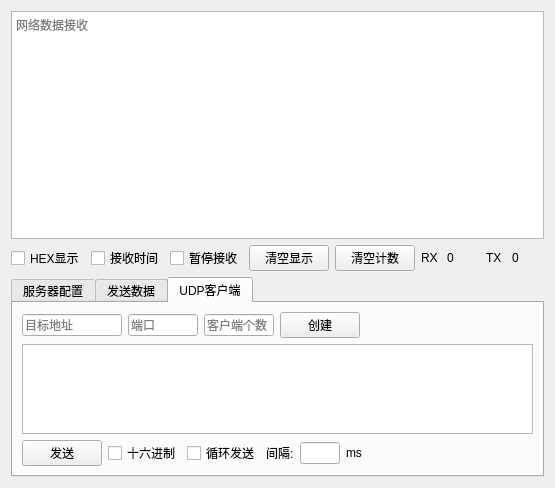
<?xml version="1.0" encoding="UTF-8"?>
<ui version="4.0">
 <class>Form</class>
 <widget class="QWidget" name="Form">
  <property name="geometry">
   <rect>
    <x>0</x>
    <y>0</y>
    <width>555</width>
    <height>488</height>
   </rect>
  </property>
  <property name="windowTitle">
   <string>UDP/IP_Server</string>
  </property>
  <property name="styleSheet">
   <string notr="true"/>
  </property>
  <layout class="QGridLayout" name="gridLayout">
   <item row="0" column="0">
    <widget class="QTextEdit" name="textEdit">
     <property name="placeholderText">
      <string>网络数据接收</string>
     </property>
    </widget>
   </item>
   <item row="2" column="0">
    <widget class="QTabWidget" name="tabWidget">
     <property name="maximumSize">
      <size>
       <width>16777215</width>
       <height>200</height>
      </size>
     </property>
     <property name="currentIndex">
      <number>2</number>
     </property>
     <widget class="QWidget" name="tab">
      <attribute name="title">
       <string>服务器配置</string>
      </attribute>
      <layout class="QGridLayout" name="gridLayout_2">
       <item row="1" column="0">
        <layout class="QHBoxLayout" name="horizontalLayout_5">
         <item>
          <widget class="QCheckBox" name="checkBox_Recv_To_File">
           <property name="text">
            <string>接收转向文件</string>
           </property>
          </widget>
         </item>
         <item>
          <widget class="QLineEdit" name="lineEdit_Recv_File_Path"/>
         </item>
         <item>
          <spacer name="horizontalSpacer_2">
           <property name="orientation">
            <enum>Qt::Horizontal</enum>
           </property>
           <property name="sizeHint" stdset="0">
            <size>
             <width>40</width>
             <height>20</height>
            </size>
           </property>
          </spacer>
         </item>
        </layout>
       </item>
       <item row="0" column="0">
        <layout class="QHBoxLayout" name="horizontalLayout_4">
         <item>
          <widget class="QLineEdit" name="lineEdit_IP">
           <property name="maximumSize">
            <size>
             <width>100</width>
             <height>16777215</height>
            </size>
           </property>
           <property name="placeholderText">
            <string>本机地址</string>
           </property>
          </widget>
         </item>
         <item>
          <widget class="QLineEdit" name="lineEdit_Port">
           <property name="maximumSize">
            <size>
             <width>60</width>
             <height>16777215</height>
            </size>
           </property>
           <property name="placeholderText">
            <string>端口</string>
           </property>
          </widget>
         </item>
         <item>
          <widget class="QPushButton" name="pushButton_Connect">
           <property name="text">
            <string>连接</string>
           </property>
          </widget>
         </item>
         <item>
          <spacer name="horizontalSpacer">
           <property name="orientation">
            <enum>Qt::Horizontal</enum>
           </property>
           <property name="sizeHint" stdset="0">
            <size>
             <width>40</width>
             <height>20</height>
            </size>
           </property>
          </spacer>
         </item>
        </layout>
       </item>
       <item row="2" column="0">
        <spacer name="verticalSpacer">
         <property name="orientation">
          <enum>Qt::Vertical</enum>
         </property>
         <property name="sizeHint" stdset="0">
          <size>
           <width>20</width>
           <height>40</height>
          </size>
         </property>
        </spacer>
       </item>
      </layout>
     </widget>
     <widget class="QWidget" name="tab_2">
      <attribute name="title">
       <string>发送数据</string>
      </attribute>
      <layout class="QGridLayout" name="gridLayout_3">
       <item row="0" column="0">
        <widget class="QTextEdit" name="textEdit_2"/>
       </item>
       <item row="1" column="0">
        <layout class="QHBoxLayout" name="horizontalLayout_6">
         <item>
          <widget class="QPushButton" name="pushButton">
           <property name="text">
            <string>发送</string>
           </property>
          </widget>
         </item>
         <item>
          <widget class="QCheckBox" name="checkBox">
           <property name="text">
            <string>十六进制</string>
           </property>
          </widget>
         </item>
         <item>
          <widget class="QCheckBox" name="checkBox_2">
           <property name="text">
            <string>循环发送</string>
           </property>
          </widget>
         </item>
         <item>
          <widget class="QLabel" name="label">
           <property name="text">
            <string>间隔:</string>
           </property>
          </widget>
         </item>
         <item>
          <widget class="QLineEdit" name="lineEdit">
           <property name="maximumSize">
            <size>
             <width>40</width>
             <height>16777215</height>
            </size>
           </property>
          </widget>
         </item>
         <item>
          <widget class="QLabel" name="label_2">
           <property name="text">
            <string>ms</string>
           </property>
          </widget>
         </item>
         <item>
          <spacer name="horizontalSpacer_3">
           <property name="orientation">
            <enum>Qt::Horizontal</enum>
           </property>
           <property name="sizeHint" stdset="0">
            <size>
             <width>133</width>
             <height>20</height>
            </size>
           </property>
          </spacer>
         </item>
        </layout>
       </item>
      </layout>
     </widget>
     <widget class="QWidget" name="tab_3">
      <attribute name="title">
       <string>UDP客户端</string>
      </attribute>
      <layout class="QGridLayout" name="gridLayout_4">
       <item row="0" column="0">
        <layout class="QHBoxLayout" name="horizontalLayout_9">
         <item>
          <widget class="QLineEdit" name="lineEdit_2">
           <property name="maximumSize">
            <size>
             <width>100</width>
             <height>16777215</height>
            </size>
           </property>
           <property name="placeholderText">
            <string>目标地址</string>
           </property>
          </widget>
         </item>
         <item>
          <widget class="QLineEdit" name="lineEdit_3">
           <property name="maximumSize">
            <size>
             <width>70</width>
             <height>16777215</height>
            </size>
           </property>
           <property name="placeholderText">
            <string>端口</string>
           </property>
          </widget>
         </item>
         <item>
          <widget class="QLineEdit" name="lineEdit_4">
           <property name="maximumSize">
            <size>
             <width>70</width>
             <height>16777215</height>
            </size>
           </property>
           <property name="placeholderText">
            <string>客户端个数</string>
           </property>
          </widget>
         </item>
         <item>
          <widget class="QPushButton" name="pushButton_2">
           <property name="text">
            <string>创建</string>
           </property>
          </widget>
         </item>
         <item>
          <spacer name="horizontalSpacer_6">
           <property name="orientation">
            <enum>Qt::Horizontal</enum>
           </property>
           <property name="sizeHint" stdset="0">
            <size>
             <width>40</width>
             <height>20</height>
            </size>
           </property>
          </spacer>
         </item>
        </layout>
       </item>
       <item row="1" column="0">
        <widget class="QTextEdit" name="textEdit_3"/>
       </item>
       <item row="2" column="0">
        <layout class="QHBoxLayout" name="horizontalLayout_8">
         <item>
          <widget class="QPushButton" name="pushButton_4">
           <property name="text">
            <string>发送</string>
           </property>
          </widget>
         </item>
         <item>
          <widget class="QCheckBox" name="checkBox_5">
           <property name="text">
            <string>十六进制</string>
           </property>
          </widget>
         </item>
         <item>
          <widget class="QCheckBox" name="checkBox_6">
           <property name="text">
            <string>循环发送</string>
           </property>
          </widget>
         </item>
         <item>
          <widget class="QLabel" name="label_7">
           <property name="text">
            <string>间隔:</string>
           </property>
          </widget>
         </item>
         <item>
          <widget class="QLineEdit" name="lineEdit_6">
           <property name="maximumSize">
            <size>
             <width>40</width>
             <height>16777215</height>
            </size>
           </property>
          </widget>
         </item>
         <item>
          <widget class="QLabel" name="label_8">
           <property name="text">
            <string>ms</string>
           </property>
          </widget>
         </item>
         <item>
          <spacer name="horizontalSpacer_5">
           <property name="orientation">
            <enum>Qt::Horizontal</enum>
           </property>
           <property name="sizeHint" stdset="0">
            <size>
             <width>133</width>
             <height>20</height>
            </size>
           </property>
          </spacer>
         </item>
        </layout>
       </item>
      </layout>
     </widget>
    </widget>
   </item>
   <item row="1" column="0">
    <layout class="QHBoxLayout" name="horizontalLayout">
     <item>
      <widget class="QCheckBox" name="checkBox_Display_Hex">
       <property name="text">
        <string>HEX显示</string>
       </property>
      </widget>
     </item>
     <item>
      <widget class="QCheckBox" name="checkBox_Display_Time">
       <property name="text">
        <string>接收时间</string>
       </property>
      </widget>
     </item>
     <item>
      <widget class="QCheckBox" name="checkBox_Pause_Display">
       <property name="text">
        <string>暂停接收</string>
       </property>
      </widget>
     </item>
     <item>
      <widget class="QPushButton" name="pushButton_Clear_Recv">
       <property name="text">
        <string>清空显示</string>
       </property>
      </widget>
     </item>
     <item>
      <widget class="QPushButton" name="pushButton_Clear_Count">
       <property name="text">
        <string>清空计数</string>
       </property>
      </widget>
     </item>
     <item>
      <layout class="QHBoxLayout" name="horizontalLayout_2">
       <item>
        <widget class="QLabel" name="label_3">
         <property name="maximumSize">
          <size>
           <width>20</width>
           <height>16777215</height>
          </size>
         </property>
         <property name="text">
          <string>RX</string>
         </property>
        </widget>
       </item>
       <item>
        <widget class="QLabel" name="label_RX">
         <property name="text">
          <string>0</string>
         </property>
        </widget>
       </item>
      </layout>
     </item>
     <item>
      <layout class="QHBoxLayout" name="horizontalLayout_3">
       <item>
        <widget class="QLabel" name="label_4">
         <property name="maximumSize">
          <size>
           <width>20</width>
           <height>16777215</height>
          </size>
         </property>
         <property name="text">
          <string>TX</string>
         </property>
        </widget>
       </item>
       <item>
        <widget class="QLabel" name="label_TX">
         <property name="text">
          <string>0</string>
         </property>
        </widget>
       </item>
      </layout>
     </item>
    </layout>
   </item>
  </layout>
 </widget>
 <resources>
  <include location="img.qrc"/>
 </resources>
 <connections/>
</ui>
